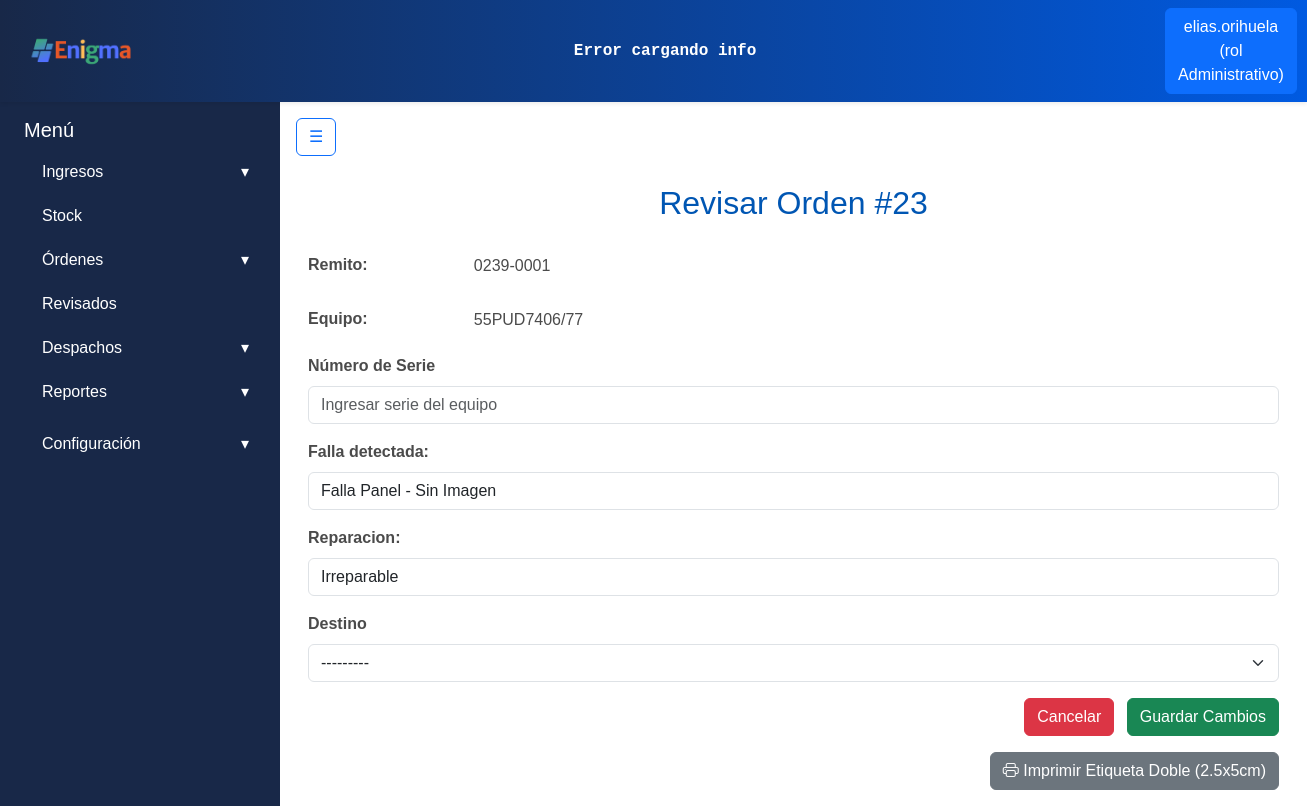
Page /ordenes/revisar/23/ (signed in) on the earlier database version.
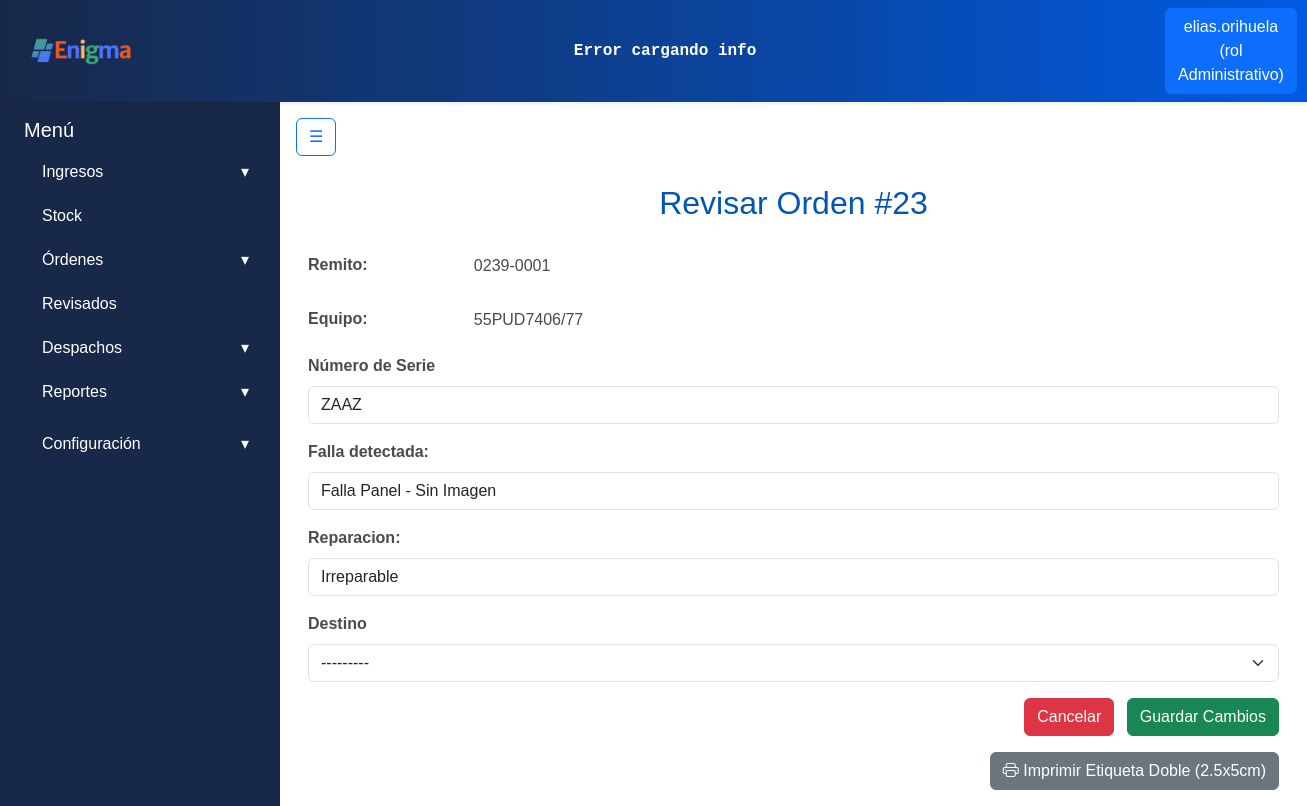
Same page on the later database version.
### apps/ordenes/models.py (models this page shows, shortened)
class Equipos(models.Model):
    producto_id = models.ForeignKey('ingresos.Productos', on_delete=models.CASCADE)
    numero_serie = models.CharField(max_length=20, unique=True, null=True, blank=True)
    fecha_alta = models.DateTimeField(auto_now_add=True)
    observaciones = models.CharField(max_length=100, null=True, blank=True)

### apps/ordenes/views.py (the view, shortened to what this page needs)
# urls.py: path('revisar/<int:pk>/', login_required(RevisarOrdenUpdateView.as_view()), name='revisar_orden'),
class RevisarOrdenUpdateView(LoginRequiredMixin, UpdateView):
    model = Ordenes
    form_class = OrdenForm
    template_name = 'ordenes/revisar_orden.html'
    success_url = reverse_lazy('ordenes_pendientes')
    def get_context_data(self, **kwargs):
        context = super().get_context_data(**kwargs)
        orden = self.object
        equipo_form = kwargs.get('equipo_form') or EquipoForm(instance=orden.equipo_id)
        context.update({
            'estados': Estados.objects.all(),
            'destinos': Destinos.objects.all(),
            'equipo_form': equipo_form
        })
        return context

### apps/ordenes/forms.py
class EquipoForm(forms.ModelForm):
    class Meta:
        model = Equipos
        fields = ['numero_serie', 'observaciones']

### apps/ingresos/models.py (called while the page is built)
    def __str__(self):
        return f"{self.numero_remito}"

### apps/ordenes/models.py (called while the page is built)
    def __str__(self):
        return self.nombre_destino

### apps/usuarios/models.py (called while the page is built)
    def __str__(self):
        return self.nombre

### apps/ordenes/templates/ordenes/revisar_orden.html (shortened to what this page needs)
{% extends 'base.html' %}
{% load widget_tweaks %}
{% block content %}
<div class="container mt-4 position-relative">
    <h2 class="mb-4">Revisar Orden #{{ object.id }}</h2>
    <form id="form-orden" method="post" class="needs-validation" novalidate>
        <div class="mb-3 row">
            <label class="col-sm-2 col-form-label fw-bold">Remito:</label>
            <div class="col-sm-10 pt-2">
                {{ object.remito_id }}
            </div>
        </div>
        <div class="mb-3 row">
            <label class="col-sm-2 col-form-label fw-bold">Equipo:</label>
            <div class="col-sm-10 pt-2">
                {{ object.equipo_id.producto_id.modelo }}
            </div>
        </div>
        <div class="mb-3">
            <label for="{{ equipo_form.numero_serie.id_for_label }}" class="form-label fw-bold">Número de Serie</label>
            {% render_field equipo_form.numero_serie class="form-control" placeholder="Ingresar serie del equipo" %}
        </div>
        <div class="mb-3">
            <label for="{{ form.falla_detectada.id_for_label }}" class="form-label fw-bold">{{ form.falla_detectada.label }}:</label>
            {% render_field form.falla_detectada class="form-control" placeholder="Describe la falla" %}
        </div>
        <div class="mb-3">
            <label for="{{ form.reparacion.id_for_label }}" class="form-label fw-bold">{{ form.reparacion.label }}:</label>
            {% render_field form.reparacion class="form-control" placeholder="Describe la reparación efectuada" %}
        </div>
        <div class="mb-3">
            <label for="{{ form.destino.id_for_label }}" class="form-label fw-bold">{{ form.destino.label }}</label>
            {% render_field form.destino class="form-select" %}
        </div>
        <div class="text-end">
            <a href="{{ request.META.HTTP_REFERER }}" class="btn btn-danger me-2">Cancelar</a>
            <button id="btn-guardar" type="submit" class="btn btn-success">Guardar Cambios</button>
        </div>
    </form>
    <form method="post" action="{% url 'impresora:imprimir_etiqueta' %}" id="form-imprimir" class="text-end mt-3">
        <button type="button" id="btn-imprimir" class="btn btn-secondary">
            <i class="bi bi-printer"></i> Imprimir Etiqueta Doble (2.5x5cm)
        </button>
    </form>
</div>
{% endblock %}

Differences in the rows shown:
changed Equipos: numero_serie (not shown) → "ZAAZ"
